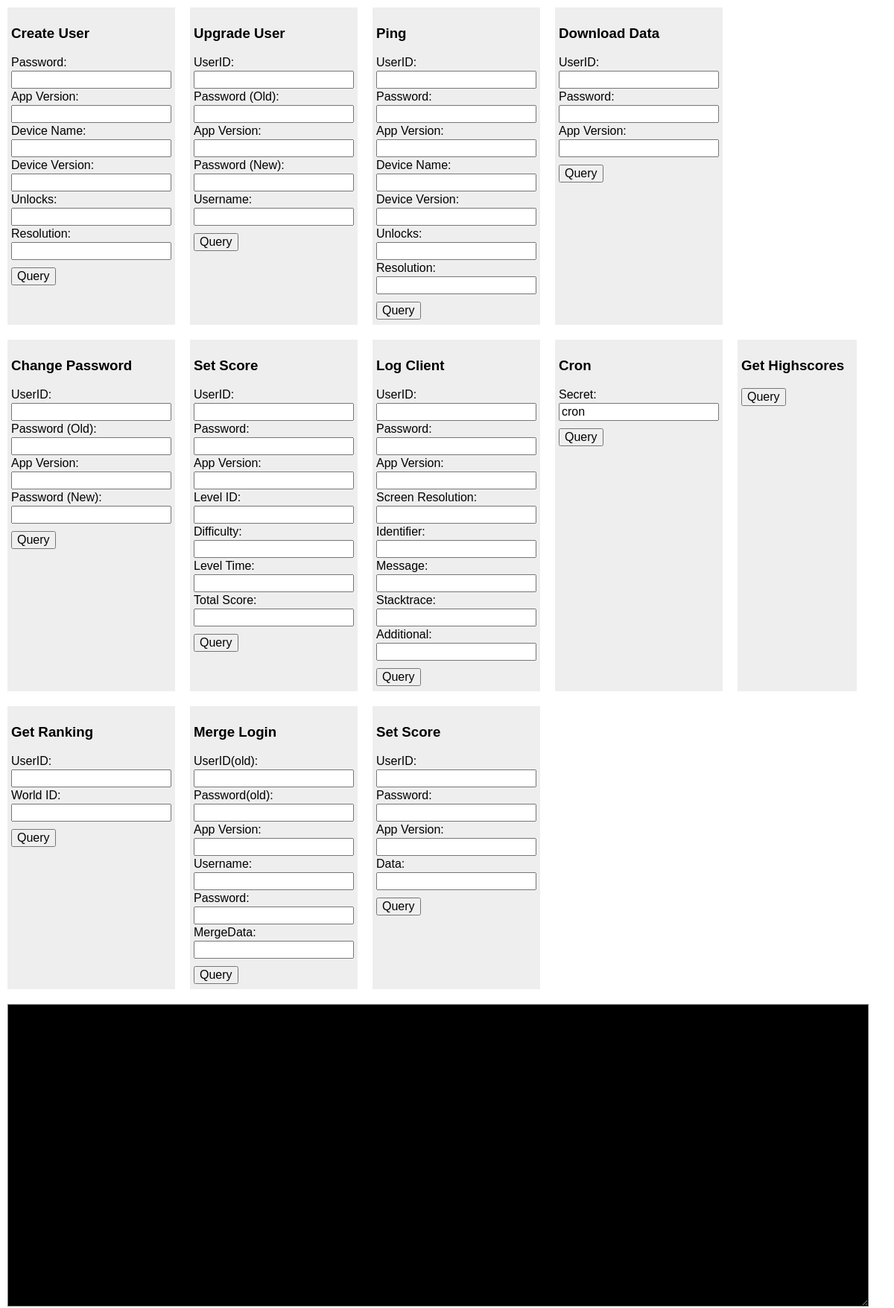
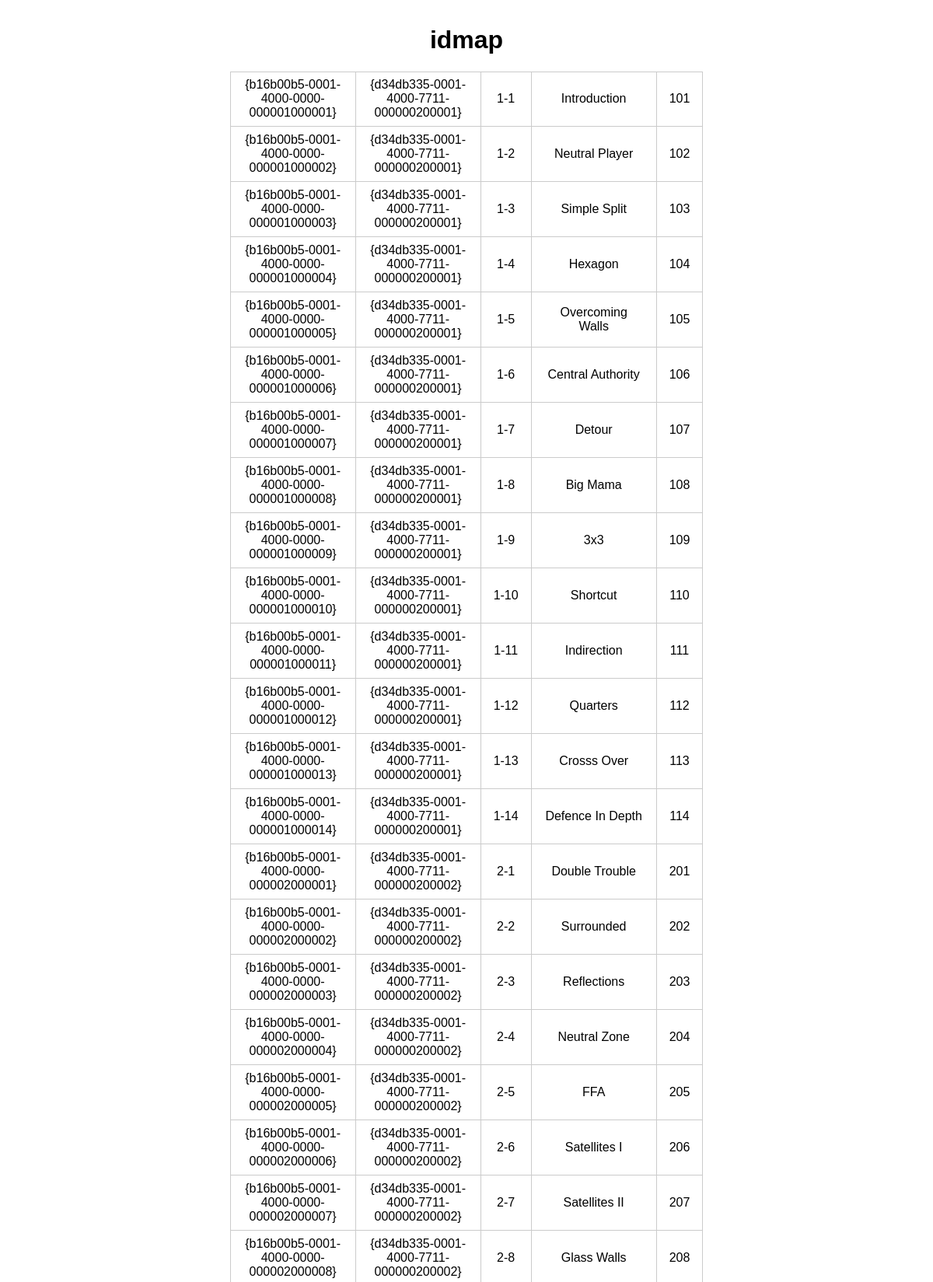
Screenshot of /Source/GridDominance.Server/debug/index.php (upper part) with the database file from the repository (2 pictures, top to bottom).
### tables this page shows
CREATE TABLE IF NOT EXISTS `idmap` (
  `levelid` char(38) NOT NULL,
  `worldid` char(38) NOT NULL,
  `id` varchar(7) NOT NULL,
  `name` varchar(128) NOT NULL,
  `shortid` smallint(6) NOT NULL,
  PRIMARY KEY (`levelid`),
  UNIQUE KEY `shortid` (`shortid`)
);

### Source/GridDominance.Server/debug/query.php (the view, shortened to what this page needs)
<?php
require '../internals/backend.php';
$collapsed_cols = ['exception_message', 'exception_stacktrace', 'additional_info', 'password_hash'];
$long_cols_256 = ['screen_resolution', 'timestamp', 'last_changed', 'best_last_changed', 'last_online', 'creation_time'];
$long_cols_384 = ['levelid'];
$gid = 0;
foreach ($pdo->query("SHOW TABLES")->fetchAll(PDO::FETCH_NUM) as $tabarr)
{
	$tab = $tabarr[0];
	print "<h1>$tab</h1>";
	$data = $pdo->query("SELECT * FROM $tab LIMIT 100")->fetchAll();
	$cols = $pdo->query("SELECT COLUMN_NAME FROM INFORMATION_SCHEMA.COLUMNS WHERE TABLE_NAME = '$tab' AND TABLE_SCHEMA = 'gdapi_data'")->fetchAll(PDO::FETCH_NUM);
	print "<table class=\"sqltab pure-table pure-table-bordered\">\n";
	$functions = "";
	foreach ($data as $datum) {
		print "<tr>\n";
		$i = 0;
		foreach ($datum as $col => $value) {
			if (in_array($cols[$i][0], $collapsed_cols))
			{
				print "<td><a href='#' onclick='ShowExpandedColumn_".$gid."_".$i."();return false;'>show</a></td>\n";
				$functions .= "\n\n";
				$functions .= "function ShowExpandedColumn_".$gid."_".$i."() {" . "\n";
				$functions .= '$(".tab_prev").css("visibility", "collapse");' . "\n";
				$functions .= '$("#td_prev_'.$gid.'").html(' . str_replace('\n', '<br/>', json_encode($value)) . ');' . "\n";
				$functions .= '$("#tr_prev_'.$gid.'").css("visibility", "visible");' . "\n";
				$functions .= "}";
			}
			else if (in_array($cols[$i][0], $long_cols_256))
			{
				print "<td style='max-width: 256px'>$value</td>\n";
			}
			else if (in_array($cols[$i][0], $long_cols_384))
			{
				print "<td style='max-width: 384px'>$value</td>\n";
			}
			else
			{
				print "<td>$value</td>\n";
			}
			$i++;
		}
		print "</tr>\n";
		$gid++;
	}
	print "</table>\n";
}

### Source/GridDominance.Server/debug/index.php (shortened to what this page needs)
<!doctype html>
<html lang="en">
<head>
    <link rel="stylesheet" href="pure-min.css"/>
</head>
<body>
<div id="rootbox">
    <div class="flowbox">
        <form class="form" data-apitarget="create-user">
            <h3>Create User</h3>
            Password:<br>            <input type="text" data-apiparam="password"             data-apiformat="enc" data-apisig="true">
            App Version:<br>         <input type="text" data-apiparam="app_version"          data-apiformat="str" data-apisig="true">
            Device Name:<br>         <input type="text" data-apiparam="device_name"          data-apiformat="str" data-apisig="true">
            Device Version:<br>      <input type="text" data-apiparam="device_version"       data-apiformat="str" data-apisig="true">
            Unlocks:<br>             <input type="text" data-apiparam="unlocked_worlds"      data-apiformat="str" data-apisig="true">
            Resolution:<br>          <input type="text" data-apiparam="device_resolution"    data-apiformat="str" data-apisig="true">
            <button type="button" onclick="apicall(this);">Query</button>
        </form>
        <form class="form" data-apitarget="upgrade-user">
            <h3>Upgrade User</h3>
            UserID:<br>              <input type="text" data-apiparam="userid"               data-apiformat="int" data-apisig="true">
            Password (Old):<br>      <input type="text" data-apiparam="password_old"         data-apiformat="enc" data-apisig="true">
            App Version:<br>         <input type="text" data-apiparam="app_version"          data-apiformat="str" data-apisig="true">
            Password (New):<br>      <input type="text" data-apiparam="password_new"         data-apiformat="enc" data-apisig="true">
            Username:<br>            <input type="text" data-apiparam="username_new"         data-apiformat="str" data-apisig="true">
            <button type="button" onclick="apicall(this);">Query</button>
        </form>
        <form class="form" data-apitarget="ping">
            <h3>Ping</h3>
            UserID:<br>              <input type="text" data-apiparam="userid"               data-apiformat="int" data-apisig="true">
            Password:<br>            <input type="text" data-apiparam="password"             data-apiformat="enc" data-apisig="true">
            App Version:<br>         <input type="text" data-apiparam="app_version"          data-apiformat="str" data-apisig="true">
            Device Name:<br>         <input type="text" data-apiparam="device_name"          data-apiformat="str" data-apisig="true">
            Device Version:<br>      <input type="text" data-apiparam="device_version"       data-apiformat="str" data-apisig="true">
            Unlocks:<br>             <input type="text" data-apiparam="unlocked_worlds"      data-apiformat="str" data-apisig="true">
            Resolution:<br>          <input type="text" data-apiparam="device_resolution"    data-apiformat="str" data-apisig="true">
            <button type="button" onclick="apicall(this);">Query</button>
        </form>
        <form class="form" data-apitarget="download-data">
            <h3>Download Data</h3>
            UserID:<br>              <input type="text" data-apiparam="userid"               data-apiformat="int" data-apisig="true">
            Password:<br>            <input type="text" data-apiparam="password"             data-apiformat="enc" data-apisig="true">
            App Version:<br>         <input type="text" data-apiparam="app_version"          data-apiformat="str" data-apisig="true">
            <button type="button" onclick="apicall(this);">Query</button>
        </form>
        <form class="form" data-apitarget="change-password">
            <h3>Change Password</h3>
            UserID:<br>              <input type="text" data-apiparam="userid"               data-apiformat="int" data-apisig="true">
            Password (Old):<br>      <input type="text" data-apiparam="password_old"         data-apiformat="enc" data-apisig="true">
            App Version:<br>         <input type="text" data-apiparam="app_version"          data-apiformat="str" data-apisig="true">
            Password (New):<br>      <input type="text" data-apiparam="password_new"         data-apiformat="enc" data-apisig="true">
            <button type="button" onclick="apicall(this);">Query</button>
        </form>
        <form class="form" data-apitarget="set-score">
            <h3>Set Score</h3>
            UserID:<br>              <input type="text" data-apiparam="userid"               data-apiformat="int" data-apisig="true">
            Password:<br>            <input type="text" data-apiparam="password"             data-apiformat="enc" data-apisig="true">
            App Version:<br>         <input type="text" data-apiparam="app_version"          data-apiformat="str" data-apisig="true">
            Level ID:<br>            <input type="text" data-apiparam="levelid"              data-apiformat="str" data-apisig="true">
            Difficulty:<br>          <input type="text" data-apiparam="difficulty"           data-apiformat="int" data-apisig="true">
            Level Time:<br>          <input type="text" data-apiparam="leveltime"            data-apiformat="int" data-apisig="true">
            Total Score:<br>         <input type="text" data-apiparam="totalscore"           data-apiformat="int" data-apisig="true">
            <button type="button" onclick="apicall(this);">Query</button>
        </form>
        <form class="form" data-apitarget="log-client">
            <h3>Log Client</h3>
            UserID:<br>              <input type="text" data-apiparam="userid"               data-apiformat="int" data-apisig="true">
            Password:<br>            <input type="text" data-apiparam="password"             data-apiformat="enc" data-apisig="true">
            App Version:<br>         <input type="text" data-apiparam="app_version"          data-apiformat="str" data-apisig="true">
            Screen Resolution:<br>   <input type="text" data-apiparam="screen_resolution"    data-apiformat="str" data-apisig="true">
            Identifier:<br>          <input type="text" data-apiparam="exception_id"         data-apiformat="str" data-apisig="true">
            Message:<br>             <input type="text" data-apiparam="exception_message"    data-apiformat="b64" data-apisig="true">
            Stacktrace:<br>          <input type="text" data-apiparam="exception_stacktrace" data-apiformat="b64" data-apisig="true">
            Additional:<br>          <input type="text" data-apiparam="additional_info"      data-apiformat="b64" data-apisig="true">
            <button type="button" onclick="apicall(this);">Query</button>
        </form>
        <form class="form" data-apitarget="cron">
            <h3>Cron</h3>
            Secret:<br>              <input type="text" data-apiparam="cronsecret" value="cron" data-apiformat="str">
            <button type="button" onclick="apicall(this);">Query</button>
        </form>
        <form class="form" data-apitarget="get-highscores">
            <h3>Get Highscores</h3>
            <button type="button" onclick="apicall(this);">Query</button>
        </form>
        <form class="form" data-apitarget="get-ranking">
            <h3>Get Ranking</h3>
            UserID:<br>              <input type="text" data-apiparam="userid"                data-apiformat="int" data-apisig="true">
            World ID:<br>            <input type="text" data-apiparam="world_id"              data-apiformat="int" data-apisig="true">
            <button type="button" onclick="apicall(this);">Query</button>
        </form>
        <form class="form" data-apitarget="merge-login">
            <h3>Merge Login</h3>
            UserID(old):<br>              <input type="text" data-apiparam="old_userid"               data-apiformat="int" data-apisig="true">
            Password(old):<br>              <input type="text" data-apiparam="old_password"             data-apiformat="enc" data-apisig="true">
            App Version:<br>         <input type="text" data-apiparam="app_version"          data-apiformat="str" data-apisig="true">
            Username:<br>         <input type="text" data-apiparam="new_username"          data-apiformat="str" data-apisig="true">
            Password:<br>         <input type="text" data-apiparam="new_password"          data-apiformat="enc" data-apisig="true">
            MergeData:<br>         <input type="text" data-apiparam="merge_data"          data-apiformat="str" data-apisig="true">
            <button type="button" onclick="apicall(this);">Query</button>
        </form>
        <form class="form" data-apitarget="set-score">
            <h3>Set Score</h3>
            UserID:<br>              <input type="text" data-apiparam="userid"               data-apiformat="int" data-apisig="true">
            Password:<br>            <input type="text" data-apiparam="password"             data-apiformat="enc" data-apisig="true">
            App Version:<br>         <input type="text" data-apiparam="app_version"          data-apiformat="str" data-apisig="true">
            Data:<br>         <input type="text" data-apiparam="data"           data-apiformat="str" data-apisig="true">
            <button type="button" onclick="apicall(this);">Query</button>
        </form>
    </div>
    <textarea id="result"></textarea>
</div>
<div id="querypreview">
	<?php require('query.php'); ?>
</div>
</body>
</html>

### Source/GridDominance.Server/debug/pure-min.css (style rules this page uses)
.pure-table,table { border-collapse:collapse;border-spacing:0 }
html { font-family:sans-serif;-ms-text-size-adjust:100%;-webkit-text-size-adjust:100% }
body { margin:0 }
h1 { font-size:2em;margin:.67em 0 }
pre,textarea { overflow:auto }
button,input,optgroup,select,textarea { color:inherit;font:inherit;margin:0 }
.pure-button,input { line-height:normal }
button { overflow:visible }
button,select { text-transform:none }
button,html input[type=button],input[type=reset],input[type=submit] { -webkit-appearance:button;cursor:pointer }
legend,td,th { padding:0 }
.pure-table { empty-cells:show;border:1px solid #cbcbcb }
.pure-table td,.pure-table th { border-left:1px solid #cbcbcb;border-width:0 0 0 1px;font-size:inherit;margin:0;overflow:visible;padding:.5em 1em }
.pure-table td:first-child,.pure-table th:first-child { border-left-width:0 }
.pure-table td { background-color:transparent }
.pure-table-bordered td { border-bottom:1px solid #cbcbcb }

### Source/GridDominance.Server/debug/index.php (style rules this page uses)
#rootbox { text-align: left; //max-width: 1200px; margin: 0 auto; }
body { text-align: center; }
.form { display: inline-block; background: rgb(238, 238, 238) none repeat scroll 0% 0%; padding: 5px; margin: 10px; min-width: 150px; }
.form > * { display: block; margin: 2px 0px }
.form > h3 { margin: 19px 0px }
.form > button { margin-top: 10px }
.flowbox { display: flex; flex-wrap: wrap; }
#result { margin: 10px; width: calc(100% - 50px); height: 400px; background: black none repeat scroll 0% 0%; color: lime; }
.sqltab { align-self: center; }
#querypreview { display:flex; flex-direction: column; justify-content:center; margin-bottom: 10em; }
.sqltab td { max-width: 128px; word-wrap: break-word; }

### rows the page displays
idmap: levelid "{b16b00b5-0001-4000-0000-000001000001}", worldid "{d34db335-0001-4000-7711-000000200001}", id "1-1", name "Introduction", shortid "101"
idmap: levelid "{b16b00b5-0001-4000-0000-000001000002}", worldid "{d34db335-0001-4000-7711-000000200001}", id "1-2", name "Neutral Player", shortid "102"
idmap: levelid "{b16b00b5-0001-4000-0000-000001000003}", worldid "{d34db335-0001-4000-7711-000000200001}", id "1-3", name "Simple Split", shortid "103"
idmap: levelid "{b16b00b5-0001-4000-0000-000001000004}", worldid "{d34db335-0001-4000-7711-000000200001}", id "1-4", name "Hexagon", shortid "104"
idmap: levelid "{b16b00b5-0001-4000-0000-000001000005}", worldid "{d34db335-0001-4000-7711-000000200001}", id "1-5", name "Overcoming Walls", shortid "105"
idmap: levelid "{b16b00b5-0001-4000-0000-000001000006}", worldid "{d34db335-0001-4000-7711-000000200001}", id "1-6", name "Central Authority", shortid "106"
idmap: levelid "{b16b00b5-0001-4000-0000-000001000007}", worldid "{d34db335-0001-4000-7711-000000200001}", id "1-7", name "Detour", shortid "107"
idmap: levelid "{b16b00b5-0001-4000-0000-000001000008}", worldid "{d34db335-0001-4000-7711-000000200001}", id "1-8", name "Big Mama", shortid "108"
idmap: levelid "{b16b00b5-0001-4000-0000-000001000009}", worldid "{d34db335-0001-4000-7711-000000200001}", id "1-9", name "3x3", shortid "109"
idmap: levelid "{b16b00b5-0001-4000-0000-000001000010}", worldid "{d34db335-0001-4000-7711-000000200001}", id "1-10", name "Shortcut", shortid "110"
idmap: levelid "{b16b00b5-0001-4000-0000-000001000011}", worldid "{d34db335-0001-4000-7711-000000200001}", id "1-11", name "Indirection", shortid "111"
idmap: levelid "{b16b00b5-0001-4000-0000-000001000012}", worldid "{d34db335-0001-4000-7711-000000200001}", id "1-12", name "Quarters", shortid "112"
idmap: levelid "{b16b00b5-0001-4000-0000-000001000013}", worldid "{d34db335-0001-4000-7711-000000200001}", id "1-13", name "Crosss Over", shortid "113"
idmap: levelid "{b16b00b5-0001-4000-0000-000001000014}", worldid "{d34db335-0001-4000-7711-000000200001}", id "1-14", name "Defence In Depth", shortid "114"
idmap: levelid "{b16b00b5-0001-4000-0000-000002000001}", worldid "{d34db335-0001-4000-7711-000000200002}", id "2-1", name "Double Trouble", shortid "201"
idmap: levelid "{b16b00b5-0001-4000-0000-000002000002}", worldid "{d34db335-0001-4000-7711-000000200002}", id "2-2", name "Surrounded", shortid "202"
idmap: levelid "{b16b00b5-0001-4000-0000-000002000003}", worldid "{d34db335-0001-4000-7711-000000200002}", id "2-3", name "Reflections", shortid "203"
idmap: levelid "{b16b00b5-0001-4000-0000-000002000004}", worldid "{d34db335-0001-4000-7711-000000200002}", id "2-4", name "Neutral Zone", shortid "204"
idmap: levelid "{b16b00b5-0001-4000-0000-000002000005}", worldid "{d34db335-0001-4000-7711-000000200002}", id "2-5", name "FFA", shortid "205"
idmap: levelid "{b16b00b5-0001-4000-0000-000002000006}", worldid "{d34db335-0001-4000-7711-000000200002}", id "2-6", name "Satellites I", shortid "206"
idmap: levelid "{b16b00b5-0001-4000-0000-000002000007}", worldid "{d34db335-0001-4000-7711-000000200002}", id "2-7", name "Satellites II", shortid "207"
idmap: levelid "{b16b00b5-0001-4000-0000-000002000008}", worldid "{d34db335-0001-4000-7711-000000200002}", id "2-8", name "Glass Walls", shortid "208"

### other values shown
$tab "idmap"
